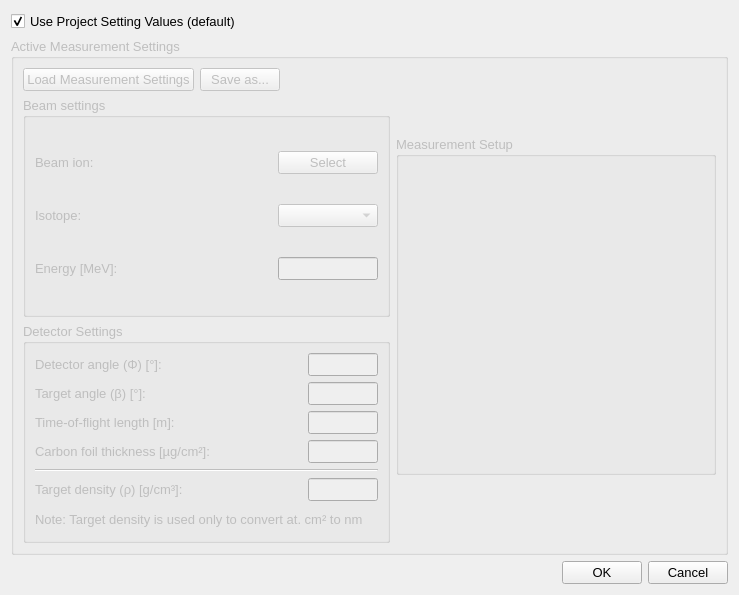
<?xml version="1.0" encoding="UTF-8"?>
<ui version="4.0">
 <class>Dialog</class>
 <widget class="QDialog" name="Dialog">
  <property name="geometry">
   <rect>
    <x>0</x>
    <y>0</y>
    <width>739</width>
    <height>595</height>
   </rect>
  </property>
  <property name="font">
   <font>
    <pointsize>10</pointsize>
   </font>
  </property>
  <property name="windowTitle">
   <string>Active Measurement Settings</string>
  </property>
  <layout class="QVBoxLayout" name="verticalLayout_4">
   <item>
    <layout class="QVBoxLayout" name="verticalLayout_5">
     <item>
      <layout class="QHBoxLayout" name="horizontalLayout_3">
       <item>
        <widget class="QCheckBox" name="useProjectSettingsValuesCheckBox">
         <property name="text">
          <string>Use Project Setting Values (default)</string>
         </property>
         <property name="checked">
          <bool>true</bool>
         </property>
        </widget>
       </item>
       <item>
        <spacer name="horizontalSpacer_2">
         <property name="orientation">
          <enum>Qt::Horizontal</enum>
         </property>
         <property name="sizeHint" stdset="0">
          <size>
           <width>40</width>
           <height>20</height>
          </size>
         </property>
        </spacer>
       </item>
      </layout>
     </item>
     <item>
      <widget class="QGroupBox" name="groupBox_4">
       <property name="enabled">
        <bool>false</bool>
       </property>
       <property name="title">
        <string>Active Measurement Settings</string>
       </property>
       <layout class="QHBoxLayout" name="horizontalLayout">
        <item>
         <layout class="QVBoxLayout" name="verticalLayout">
          <item>
           <layout class="QHBoxLayout" name="horizontalLayout_19">
            <item>
             <widget class="QPushButton" name="loadButton">
              <property name="text">
               <string>Load Measurement Settings</string>
              </property>
             </widget>
            </item>
            <item>
             <widget class="QPushButton" name="saveButton">
              <property name="text">
               <string>Save as...</string>
              </property>
             </widget>
            </item>
            <item>
             <spacer name="horizontalSpacer_19">
              <property name="orientation">
               <enum>Qt::Horizontal</enum>
              </property>
              <property name="sizeHint" stdset="0">
               <size>
                <width>40</width>
                <height>20</height>
               </size>
              </property>
             </spacer>
            </item>
           </layout>
          </item>
          <item>
           <widget class="QGroupBox" name="groupBox_3">
            <property name="enabled">
             <bool>false</bool>
            </property>
            <property name="title">
             <string>Beam settings</string>
            </property>
            <layout class="QVBoxLayout" name="verticalLayout_6">
             <item>
              <layout class="QHBoxLayout" name="horizontalLayout_25">
               <item>
                <widget class="QLabel" name="beamLabel_3">
                 <property name="text">
                  <string>Beam ion:</string>
                 </property>
                </widget>
               </item>
               <item>
                <spacer name="horizontalSpacer_25">
                 <property name="orientation">
                  <enum>Qt::Horizontal</enum>
                 </property>
                 <property name="sizeHint" stdset="0">
                  <size>
                   <width>40</width>
                   <height>20</height>
                  </size>
                 </property>
                </spacer>
               </item>
               <item>
                <widget class="QPushButton" name="elementButton">
                 <property name="minimumSize">
                  <size>
                   <width>100</width>
                   <height>0</height>
                  </size>
                 </property>
                 <property name="maximumSize">
                  <size>
                   <width>100</width>
                   <height>16777215</height>
                  </size>
                 </property>
                 <property name="text">
                  <string>Select</string>
                 </property>
                </widget>
               </item>
              </layout>
             </item>
             <item>
              <layout class="QHBoxLayout" name="horizontalLayout_26">
               <item>
                <widget class="QLabel" name="isotopeLabel">
                 <property name="text">
                  <string>Isotope:</string>
                 </property>
                </widget>
               </item>
               <item>
                <spacer name="horizontalSpacer_26">
                 <property name="orientation">
                  <enum>Qt::Horizontal</enum>
                 </property>
                 <property name="sizeHint" stdset="0">
                  <size>
                   <width>40</width>
                   <height>20</height>
                  </size>
                 </property>
                </spacer>
               </item>
               <item>
                <widget class="QComboBox" name="isotopeComboBox">
                 <property name="enabled">
                  <bool>false</bool>
                 </property>
                 <property name="minimumSize">
                  <size>
                   <width>100</width>
                   <height>0</height>
                  </size>
                 </property>
                 <property name="maximumSize">
                  <size>
                   <width>100</width>
                   <height>16777215</height>
                  </size>
                 </property>
                </widget>
               </item>
              </layout>
             </item>
             <item>
              <layout class="QHBoxLayout" name="horizontalLayout_27">
               <item>
                <widget class="QLabel" name="label_20">
                 <property name="text">
                  <string>Energy [MeV]:</string>
                 </property>
                </widget>
               </item>
               <item>
                <spacer name="horizontalSpacer_27">
                 <property name="orientation">
                  <enum>Qt::Horizontal</enum>
                 </property>
                 <property name="sizeHint" stdset="0">
                  <size>
                   <width>40</width>
                   <height>20</height>
                  </size>
                 </property>
                </spacer>
               </item>
               <item>
                <widget class="QLineEdit" name="energyLineEdit">
                 <property name="minimumSize">
                  <size>
                   <width>0</width>
                   <height>0</height>
                  </size>
                 </property>
                 <property name="maximumSize">
                  <size>
                   <width>100</width>
                   <height>16777215</height>
                  </size>
                 </property>
                </widget>
               </item>
              </layout>
             </item>
            </layout>
           </widget>
          </item>
          <item>
           <widget class="QGroupBox" name="groupBox_2">
            <property name="title">
             <string>Detector Settings</string>
            </property>
            <layout class="QGridLayout" name="gridLayout_3">
             <item row="7" column="0">
              <widget class="Line" name="line">
               <property name="orientation">
                <enum>Qt::Horizontal</enum>
               </property>
              </widget>
             </item>
             <item row="3" column="0">
              <layout class="QHBoxLayout" name="horizontalLayout_22">
               <item>
                <widget class="QLabel" name="label_17">
                 <property name="text">
                  <string>Detector angle (Φ) [°]:</string>
                 </property>
                </widget>
               </item>
               <item>
                <spacer name="horizontalSpacer_22">
                 <property name="orientation">
                  <enum>Qt::Horizontal</enum>
                 </property>
                 <property name="sizeHint" stdset="0">
                  <size>
                   <width>40</width>
                   <height>20</height>
                  </size>
                 </property>
                </spacer>
               </item>
               <item>
                <widget class="QLineEdit" name="detectorAngleLineEdit">
                 <property name="minimumSize">
                  <size>
                   <width>70</width>
                   <height>0</height>
                  </size>
                 </property>
                 <property name="maximumSize">
                  <size>
                   <width>50</width>
                   <height>16777215</height>
                  </size>
                 </property>
                </widget>
               </item>
              </layout>
             </item>
             <item row="8" column="0">
              <layout class="QHBoxLayout" name="horizontalLayout_20">
               <item>
                <widget class="QLabel" name="label_15">
                 <property name="text">
                  <string>Target density (ρ) [g/cm³]:</string>
                 </property>
                </widget>
               </item>
               <item>
                <spacer name="horizontalSpacer_20">
                 <property name="orientation">
                  <enum>Qt::Horizontal</enum>
                 </property>
                 <property name="sizeHint" stdset="0">
                  <size>
                   <width>40</width>
                   <height>20</height>
                  </size>
                 </property>
                </spacer>
               </item>
               <item>
                <widget class="QLineEdit" name="targetDensityLineEdit">
                 <property name="minimumSize">
                  <size>
                   <width>70</width>
                   <height>0</height>
                  </size>
                 </property>
                 <property name="maximumSize">
                  <size>
                   <width>50</width>
                   <height>16777215</height>
                  </size>
                 </property>
                </widget>
               </item>
              </layout>
             </item>
             <item row="5" column="0">
              <layout class="QHBoxLayout" name="horizontalLayout_23">
               <item>
                <widget class="QLabel" name="label_18">
                 <property name="text">
                  <string>Time-of-flight length [m]:</string>
                 </property>
                </widget>
               </item>
               <item>
                <spacer name="horizontalSpacer_23">
                 <property name="orientation">
                  <enum>Qt::Horizontal</enum>
                 </property>
                 <property name="sizeHint" stdset="0">
                  <size>
                   <width>40</width>
                   <height>20</height>
                  </size>
                 </property>
                </spacer>
               </item>
               <item>
                <widget class="QLineEdit" name="TOFLengthLineEdit">
                 <property name="minimumSize">
                  <size>
                   <width>70</width>
                   <height>0</height>
                  </size>
                 </property>
                 <property name="maximumSize">
                  <size>
                   <width>50</width>
                   <height>16777215</height>
                  </size>
                 </property>
                </widget>
               </item>
              </layout>
             </item>
             <item row="4" column="0">
              <layout class="QHBoxLayout" name="horizontalLayout_21">
               <item>
                <widget class="QLabel" name="label_16">
                 <property name="text">
                  <string>Target angle (β) [°]:</string>
                 </property>
                </widget>
               </item>
               <item>
                <spacer name="horizontalSpacer_21">
                 <property name="orientation">
                  <enum>Qt::Horizontal</enum>
                 </property>
                 <property name="sizeHint" stdset="0">
                  <size>
                   <width>40</width>
                   <height>20</height>
                  </size>
                 </property>
                </spacer>
               </item>
               <item>
                <widget class="QLineEdit" name="targetAngleLineEdit">
                 <property name="minimumSize">
                  <size>
                   <width>70</width>
                   <height>0</height>
                  </size>
                 </property>
                 <property name="maximumSize">
                  <size>
                   <width>50</width>
                   <height>16777215</height>
                  </size>
                 </property>
                </widget>
               </item>
              </layout>
             </item>
             <item row="6" column="0">
              <layout class="QHBoxLayout" name="horizontalLayout_24">
               <item>
                <widget class="QLabel" name="label_19">
                 <property name="text">
                  <string>Carbon foil thickness [µg/cm²]:</string>
                 </property>
                </widget>
               </item>
               <item>
                <spacer name="horizontalSpacer_24">
                 <property name="orientation">
                  <enum>Qt::Horizontal</enum>
                 </property>
                 <property name="sizeHint" stdset="0">
                  <size>
                   <width>40</width>
                   <height>20</height>
                  </size>
                 </property>
                </spacer>
               </item>
               <item>
                <widget class="QLineEdit" name="carbonFoilThicknessLineEdit">
                 <property name="minimumSize">
                  <size>
                   <width>70</width>
                   <height>0</height>
                  </size>
                 </property>
                 <property name="maximumSize">
                  <size>
                   <width>50</width>
                   <height>16777215</height>
                  </size>
                 </property>
                </widget>
               </item>
              </layout>
             </item>
             <item row="9" column="0">
              <widget class="QLabel" name="label">
               <property name="text">
                <string>Note: Target density is used only to convert at. cm² to nm</string>
               </property>
               <property name="wordWrap">
                <bool>true</bool>
               </property>
              </widget>
             </item>
            </layout>
           </widget>
          </item>
         </layout>
        </item>
        <item>
         <layout class="QVBoxLayout" name="verticalLayout_2">
          <item>
           <widget class="QGroupBox" name="groupBox">
            <property name="minimumSize">
             <size>
              <width>320</width>
              <height>339</height>
             </size>
            </property>
            <property name="maximumSize">
             <size>
              <width>320</width>
              <height>339</height>
             </size>
            </property>
            <property name="title">
             <string>Measurement Setup</string>
            </property>
            <layout class="QVBoxLayout" name="verticalLayout_3">
             <item>
              <widget class="QLabel" name="picture">
               <property name="text">
                <string/>
               </property>
              </widget>
             </item>
            </layout>
           </widget>
          </item>
         </layout>
        </item>
       </layout>
      </widget>
     </item>
    </layout>
   </item>
   <item>
    <layout class="QHBoxLayout" name="horizontalLayout_2">
     <item>
      <spacer name="horizontalSpacer">
       <property name="orientation">
        <enum>Qt::Horizontal</enum>
       </property>
       <property name="sizeHint" stdset="0">
        <size>
         <width>40</width>
         <height>20</height>
        </size>
       </property>
      </spacer>
     </item>
     <item>
      <widget class="QPushButton" name="OKButton">
       <property name="enabled">
        <bool>true</bool>
       </property>
       <property name="text">
        <string>OK</string>
       </property>
      </widget>
     </item>
     <item>
      <widget class="QPushButton" name="cancelButton">
       <property name="text">
        <string>Cancel</string>
       </property>
      </widget>
     </item>
    </layout>
   </item>
  </layout>
 </widget>
 <tabstops>
  <tabstop>useProjectSettingsValuesCheckBox</tabstop>
  <tabstop>OKButton</tabstop>
  <tabstop>cancelButton</tabstop>
  <tabstop>loadButton</tabstop>
  <tabstop>saveButton</tabstop>
  <tabstop>elementButton</tabstop>
  <tabstop>isotopeComboBox</tabstop>
  <tabstop>energyLineEdit</tabstop>
  <tabstop>detectorAngleLineEdit</tabstop>
  <tabstop>targetAngleLineEdit</tabstop>
  <tabstop>TOFLengthLineEdit</tabstop>
  <tabstop>carbonFoilThicknessLineEdit</tabstop>
  <tabstop>targetDensityLineEdit</tabstop>
 </tabstops>
 <resources/>
 <connections>
  <connection>
   <sender>useProjectSettingsValuesCheckBox</sender>
   <signal>toggled(bool)</signal>
   <receiver>groupBox_4</receiver>
   <slot>setDisabled(bool)</slot>
   <hints>
    <hint type="sourcelabel">
     <x>187</x>
     <y>23</y>
    </hint>
    <hint type="destinationlabel">
     <x>398</x>
     <y>48</y>
    </hint>
   </hints>
  </connection>
  <connection>
   <sender>useProjectSettingsValuesCheckBox</sender>
   <signal>toggled(bool)</signal>
   <receiver>groupBox_3</receiver>
   <slot>setDisabled(bool)</slot>
   <hints>
    <hint type="sourcelabel">
     <x>138</x>
     <y>24</y>
    </hint>
    <hint type="destinationlabel">
     <x>81</x>
     <y>114</y>
    </hint>
   </hints>
  </connection>
 </connections>
</ui>
